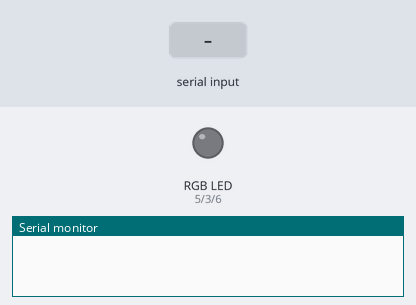
The sketch below on a simulated Arduino Uno, built with avr-gcc and run on an emulated ATmega328P. Parts: an RGB LED mixed from three pins (HIGH = lit), the last lines printed to the serial monitor. The test bench sets the inputs (shaded band). Dim RGB values are drawn brighter than linear.

Above: at 1.2 s.
1.3 s: "1,90\n" received over Serial
At 1.8 s:
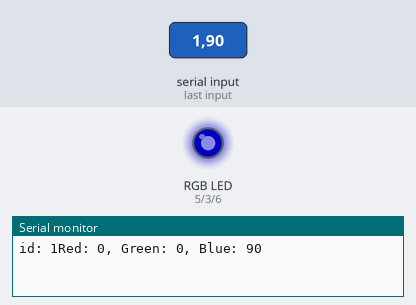
2.8 s: "1\n" received over Serial
At 4.0 s:
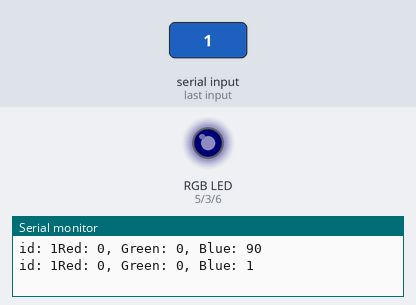
4.3 s: "200\n" received over Serial
At 5.2 s:
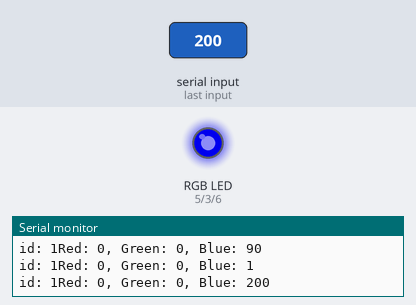
5.8 s: "1,90,45\n" received over Serial
At 6.4 s:
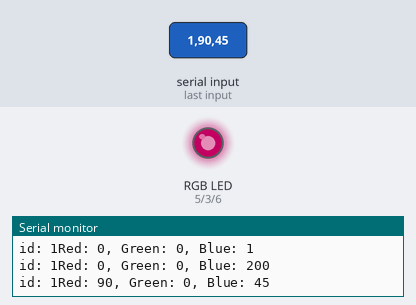
7.3 s: "0\n" received over Serial
At 8.5 s:
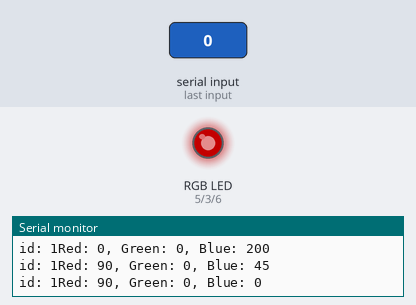
8.8 s: "90\n" received over Serial
At 9.9 s:
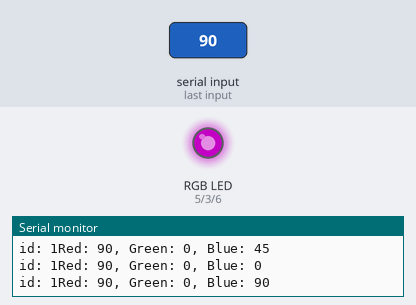
Timing chart, 0 to 11.3 s (numbered marks = the images above; inputs shaded):
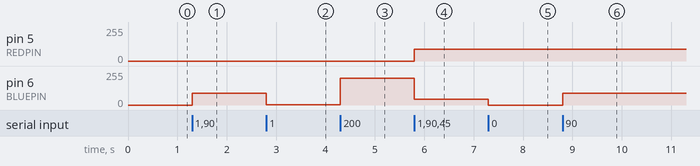

The sketch:

stringToLEDStrip_ID1.ino
```cpp
// color swirl! connect an RGB LED to the PWM pins as indicated
// in the #defines
// public domain, enjoy!

#define REDPIN 5
#define GREENPIN 3
#define BLUEPIN 6
String inString = "";    // string to hold input

int currentColor = 0;
int red, green, blue = 0;

int myid = 1;
int id = -1;
void setup() {
  pinMode(REDPIN, OUTPUT);
  pinMode(GREENPIN, OUTPUT);
  pinMode(BLUEPIN, OUTPUT);
  Serial.begin(57600);
}


void loop() {
  int inChar;

  // Read serial input:
  if (Serial.available() > 0) {
    inChar = Serial.read();
  }

  if (isDigit(inChar)) {
    // convert the incoming byte to a char
    // and add it to the string:
    inString += (char)inChar;
  }

  // if you get a comma, convert to a number,
  // set the appropriate color, and increment
  // the color counter:
  if (inChar == ',') {
    // do something different for each value of currentColor:
    switch (currentColor) {
    case 0:    // 0 = red
      id = inString.toInt();
      // clear the string for new input:
      inString = "";
      break;
    case 1:    // 0 = red
      red = inString.toInt();
      // clear the string for new input:
      inString = "";
      break;
    case 2:    // 1 = green:
      green = inString.toInt();
      // clear the string for new input:
      inString = "";
      break;
    }
    currentColor++;
  }
  // if you get a newline, you know you've got
  // the last color, i.e. blue:
  if (inChar == '\n') {
    blue = inString.toInt();
    if(id==myid)
    {
      // set the levels of the LED.
      // subtract value from 255 because a higher
      // analogWrite level means a dimmer LED, since
      // you're raising the level on the anode:
      analogWrite(REDPIN, red);
      analogWrite(BLUEPIN, blue);
      analogWrite(GREENPIN, green);

    // print the colors:
    Serial.print("id: ");
    Serial.print(id  );
    Serial.print("Red: ");
    Serial.print(red);
    Serial.print(", Green: ");
    Serial.print(green);
    Serial.print(", Blue: ");
    Serial.println(blue);
}
    // clear the string for new input:
    inString = "";
    // reset the color counter:
    currentColor = 0;

  }
}
```

Measured:
- after the input at 1.3 s, pin 6 (BLUEPIN): 0/255 → 90/255 at once
- after the input at 2.8 s, pin 6 (BLUEPIN): 90/255 → 1/255 at once
- after the input at 4.3 s, pin 6 (BLUEPIN): 1/255 → 200/255 at once
- after the input at 5.8 s, pin 5 (REDPIN): 0/255 → 90/255 at once; pin 6 (BLUEPIN): 200/255 → 45/255 at once
- after the input at 7.3 s, pin 6 (BLUEPIN): 45/255 → 0/255 at once
- after the input at 8.8 s, pin 6 (BLUEPIN): 0/255 → 90/255 at once
